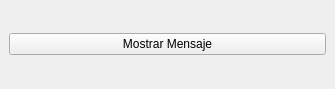
<?xml version="1.0" encoding="UTF-8"?>
<ui version="4.0">
 <class>MainWindow</class>
 <widget class="QMainWindow" name="MainWindow">
  <property name="geometry">
   <rect>
    <x>0</x>
    <y>0</y>
    <width>335</width>
    <height>89</height>
   </rect>
  </property>
  <property name="windowTitle">
   <string>MainWindow</string>
  </property>
  <widget class="QWidget" name="centralwidget">
   <layout class="QVBoxLayout" name="verticalLayout">
    <item>
     <widget class="QPushButton" name="btn_mostrar">
      <property name="text">
       <string>Mostrar Mensaje</string>
      </property>
     </widget>
    </item>
   </layout>
  </widget>
 </widget>
 <resources/>
 <connections/>
</ui>
